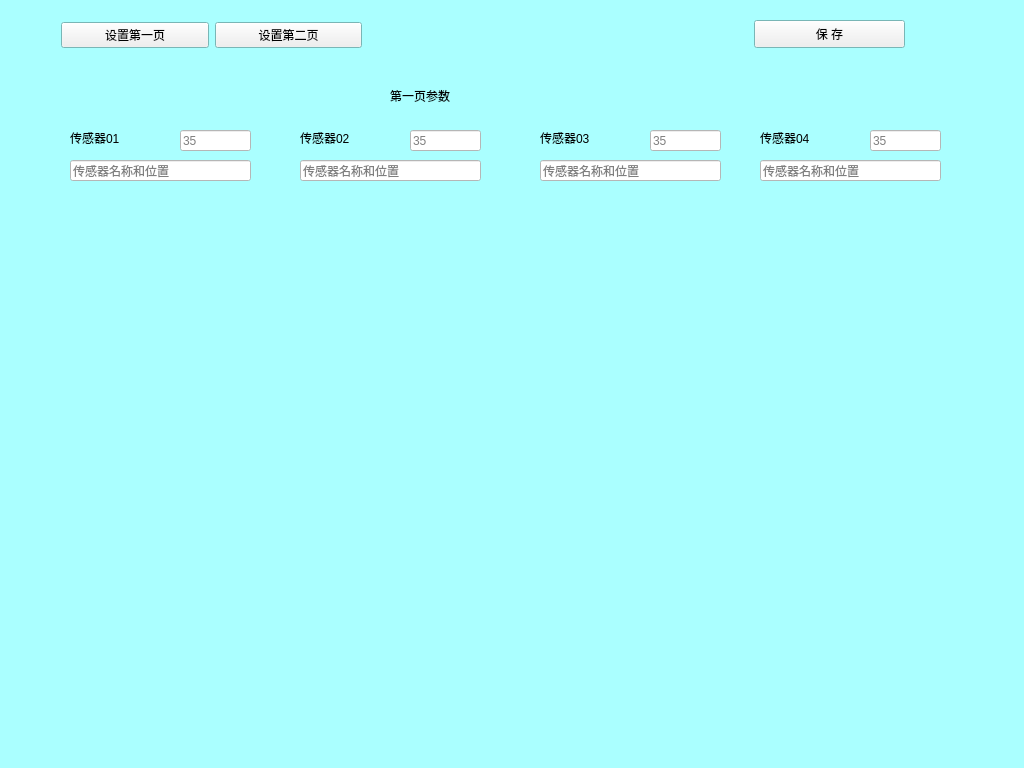
<?xml version="1.0" encoding="UTF-8"?>
<ui version="4.0">
 <class>settingForm</class>
 <widget class="QWidget" name="settingForm">
  <property name="geometry">
   <rect>
    <x>0</x>
    <y>0</y>
    <width>1024</width>
    <height>768</height>
   </rect>
  </property>
  <property name="palette">
   <palette>
    <active>
     <colorrole role="Base">
      <brush brushstyle="SolidPattern">
       <color alpha="255">
        <red>255</red>
        <green>255</green>
        <blue>255</blue>
       </color>
      </brush>
     </colorrole>
     <colorrole role="Window">
      <brush brushstyle="SolidPattern">
       <color alpha="255">
        <red>170</red>
        <green>255</green>
        <blue>255</blue>
       </color>
      </brush>
     </colorrole>
    </active>
    <inactive>
     <colorrole role="Base">
      <brush brushstyle="SolidPattern">
       <color alpha="255">
        <red>255</red>
        <green>255</green>
        <blue>255</blue>
       </color>
      </brush>
     </colorrole>
     <colorrole role="Window">
      <brush brushstyle="SolidPattern">
       <color alpha="255">
        <red>170</red>
        <green>255</green>
        <blue>255</blue>
       </color>
      </brush>
     </colorrole>
    </inactive>
    <disabled>
     <colorrole role="Base">
      <brush brushstyle="SolidPattern">
       <color alpha="255">
        <red>170</red>
        <green>255</green>
        <blue>255</blue>
       </color>
      </brush>
     </colorrole>
     <colorrole role="Window">
      <brush brushstyle="SolidPattern">
       <color alpha="255">
        <red>170</red>
        <green>255</green>
        <blue>255</blue>
       </color>
      </brush>
     </colorrole>
    </disabled>
   </palette>
  </property>
  <property name="windowTitle">
   <string>Form</string>
  </property>
  <property name="toolTip">
   <string comment="3" extracomment="4"/>
  </property>
  <widget class="QStackedWidget" name="stackedWidget">
   <property name="geometry">
    <rect>
     <x>10</x>
     <y>60</y>
     <width>991</width>
     <height>701</height>
    </rect>
   </property>
   <property name="palette">
    <palette>
     <active>
      <colorrole role="Base">
       <brush brushstyle="SolidPattern">
        <color alpha="255">
         <red>255</red>
         <green>255</green>
         <blue>255</blue>
        </color>
       </brush>
      </colorrole>
      <colorrole role="Window">
       <brush brushstyle="SolidPattern">
        <color alpha="255">
         <red>255</red>
         <green>255</green>
         <blue>255</blue>
        </color>
       </brush>
      </colorrole>
     </active>
     <inactive>
      <colorrole role="Base">
       <brush brushstyle="SolidPattern">
        <color alpha="255">
         <red>255</red>
         <green>255</green>
         <blue>255</blue>
        </color>
       </brush>
      </colorrole>
      <colorrole role="Window">
       <brush brushstyle="SolidPattern">
        <color alpha="255">
         <red>255</red>
         <green>255</green>
         <blue>255</blue>
        </color>
       </brush>
      </colorrole>
     </inactive>
     <disabled>
      <colorrole role="Base">
       <brush brushstyle="SolidPattern">
        <color alpha="255">
         <red>255</red>
         <green>255</green>
         <blue>255</blue>
        </color>
       </brush>
      </colorrole>
      <colorrole role="Window">
       <brush brushstyle="SolidPattern">
        <color alpha="255">
         <red>255</red>
         <green>255</green>
         <blue>255</blue>
        </color>
       </brush>
      </colorrole>
     </disabled>
    </palette>
   </property>
   <property name="toolTip">
    <string/>
   </property>
   <property name="currentIndex">
    <number>0</number>
   </property>
   <widget class="QWidget" name="page_1">
    <property name="palette">
     <palette>
      <active>
       <colorrole role="Base">
        <brush brushstyle="SolidPattern">
         <color alpha="255">
          <red>255</red>
          <green>255</green>
          <blue>255</blue>
         </color>
        </brush>
       </colorrole>
       <colorrole role="Window">
        <brush brushstyle="SolidPattern">
         <color alpha="255">
          <red>255</red>
          <green>255</green>
          <blue>255</blue>
         </color>
        </brush>
       </colorrole>
      </active>
      <inactive>
       <colorrole role="Base">
        <brush brushstyle="SolidPattern">
         <color alpha="255">
          <red>255</red>
          <green>255</green>
          <blue>255</blue>
         </color>
        </brush>
       </colorrole>
       <colorrole role="Window">
        <brush brushstyle="SolidPattern">
         <color alpha="255">
          <red>255</red>
          <green>255</green>
          <blue>255</blue>
         </color>
        </brush>
       </colorrole>
      </inactive>
      <disabled>
       <colorrole role="Base">
        <brush brushstyle="SolidPattern">
         <color alpha="255">
          <red>255</red>
          <green>255</green>
          <blue>255</blue>
         </color>
        </brush>
       </colorrole>
       <colorrole role="Window">
        <brush brushstyle="SolidPattern">
         <color alpha="255">
          <red>255</red>
          <green>255</green>
          <blue>255</blue>
         </color>
        </brush>
       </colorrole>
      </disabled>
     </palette>
    </property>
    <widget class="QLabel" name="label_page1">
     <property name="geometry">
      <rect>
       <x>380</x>
       <y>20</y>
       <width>81</width>
       <height>31</height>
      </rect>
     </property>
     <property name="text">
      <string>第一页参数</string>
     </property>
    </widget>
    <widget class="QLineEdit" name="lineEdit_A11">
     <property name="geometry">
      <rect>
       <x>290</x>
       <y>100</y>
       <width>181</width>
       <height>21</height>
      </rect>
     </property>
     <property name="text">
      <string/>
     </property>
     <property name="placeholderText">
      <string>传感器名称和位置</string>
     </property>
    </widget>
    <widget class="QLabel" name="label_01">
     <property name="geometry">
      <rect>
       <x>60</x>
       <y>70</y>
       <width>101</width>
       <height>16</height>
      </rect>
     </property>
     <property name="text">
      <string>传感器01</string>
     </property>
    </widget>
    <widget class="QLineEdit" name="lineEdit_11">
     <property name="geometry">
      <rect>
       <x>400</x>
       <y>70</y>
       <width>71</width>
       <height>21</height>
      </rect>
     </property>
     <property name="text">
      <string/>
     </property>
     <property name="placeholderText">
      <string>35</string>
     </property>
    </widget>
    <widget class="QLineEdit" name="lineEdit_10">
     <property name="geometry">
      <rect>
       <x>170</x>
       <y>70</y>
       <width>71</width>
       <height>21</height>
      </rect>
     </property>
     <property name="text">
      <string/>
     </property>
     <property name="placeholderText">
      <string>35</string>
     </property>
    </widget>
    <widget class="QLineEdit" name="lineEdit_A10">
     <property name="geometry">
      <rect>
       <x>60</x>
       <y>100</y>
       <width>181</width>
       <height>21</height>
      </rect>
     </property>
     <property name="text">
      <string/>
     </property>
     <property name="placeholderText">
      <string>传感器名称和位置</string>
     </property>
    </widget>
    <widget class="QLabel" name="label_02">
     <property name="geometry">
      <rect>
       <x>290</x>
       <y>70</y>
       <width>101</width>
       <height>16</height>
      </rect>
     </property>
     <property name="text">
      <string>传感器02</string>
     </property>
    </widget>
    <widget class="QLineEdit" name="lineEdit_A12">
     <property name="geometry">
      <rect>
       <x>530</x>
       <y>100</y>
       <width>181</width>
       <height>21</height>
      </rect>
     </property>
     <property name="text">
      <string/>
     </property>
     <property name="placeholderText">
      <string>传感器名称和位置</string>
     </property>
    </widget>
    <widget class="QLineEdit" name="lineEdit_A13">
     <property name="geometry">
      <rect>
       <x>750</x>
       <y>100</y>
       <width>181</width>
       <height>21</height>
      </rect>
     </property>
     <property name="text">
      <string/>
     </property>
     <property name="placeholderText">
      <string>传感器名称和位置</string>
     </property>
    </widget>
    <widget class="QLineEdit" name="lineEdit_12">
     <property name="geometry">
      <rect>
       <x>640</x>
       <y>70</y>
       <width>71</width>
       <height>21</height>
      </rect>
     </property>
     <property name="text">
      <string/>
     </property>
     <property name="placeholderText">
      <string>35</string>
     </property>
    </widget>
    <widget class="QLabel" name="label_03">
     <property name="geometry">
      <rect>
       <x>530</x>
       <y>70</y>
       <width>101</width>
       <height>16</height>
      </rect>
     </property>
     <property name="text">
      <string>传感器03</string>
     </property>
    </widget>
    <widget class="QLabel" name="label_04">
     <property name="geometry">
      <rect>
       <x>750</x>
       <y>70</y>
       <width>101</width>
       <height>16</height>
      </rect>
     </property>
     <property name="text">
      <string>传感器04</string>
     </property>
    </widget>
    <widget class="QLineEdit" name="lineEdit_13">
     <property name="geometry">
      <rect>
       <x>860</x>
       <y>70</y>
       <width>71</width>
       <height>21</height>
      </rect>
     </property>
     <property name="text">
      <string/>
     </property>
     <property name="placeholderText">
      <string>35</string>
     </property>
    </widget>
   </widget>
   <widget class="QWidget" name="page_2">
    <widget class="QLabel" name="label_page2">
     <property name="geometry">
      <rect>
       <x>380</x>
       <y>20</y>
       <width>81</width>
       <height>31</height>
      </rect>
     </property>
     <property name="text">
      <string>第二页参数</string>
     </property>
    </widget>
   </widget>
  </widget>
  <widget class="QPushButton" name="saveButton">
   <property name="geometry">
    <rect>
     <x>754</x>
     <y>20</y>
     <width>151</width>
     <height>28</height>
    </rect>
   </property>
   <property name="text">
    <string>保 存</string>
   </property>
  </widget>
  <widget class="QWidget" name="layoutWidget">
   <property name="geometry">
    <rect>
     <x>61</x>
     <y>20</y>
     <width>301</width>
     <height>30</height>
    </rect>
   </property>
   <layout class="QHBoxLayout" name="horizontalLayout">
    <item>
     <widget class="QPushButton" name="settionButton_1">
      <property name="text">
       <string>设置第一页</string>
      </property>
     </widget>
    </item>
    <item>
     <widget class="QPushButton" name="settionButton_2">
      <property name="text">
       <string>设置第二页</string>
      </property>
     </widget>
    </item>
   </layout>
  </widget>
 </widget>
 <resources/>
 <connections>
  <connection>
   <sender>settionButton_1</sender>
   <signal>clicked()</signal>
   <receiver>settingForm</receiver>
   <slot>settingselect1()</slot>
   <hints>
    <hint type="sourcelabel">
     <x>99</x>
     <y>51</y>
    </hint>
    <hint type="destinationlabel">
     <x>96</x>
     <y>250</y>
    </hint>
   </hints>
  </connection>
  <connection>
   <sender>settionButton_2</sender>
   <signal>clicked()</signal>
   <receiver>settingForm</receiver>
   <slot>settingselect2()</slot>
   <hints>
    <hint type="sourcelabel">
     <x>78</x>
     <y>86</y>
    </hint>
    <hint type="destinationlabel">
     <x>74</x>
     <y>313</y>
    </hint>
   </hints>
  </connection>
  <connection>
   <sender>saveButton</sender>
   <signal>clicked()</signal>
   <receiver>settingForm</receiver>
   <slot>saveSetting()</slot>
   <hints>
    <hint type="sourcelabel">
     <x>51</x>
     <y>115</y>
    </hint>
    <hint type="destinationlabel">
     <x>45</x>
     <y>382</y>
    </hint>
   </hints>
  </connection>
 </connections>
 <slots>
  <slot>settingselect1()</slot>
  <slot>settingselect2()</slot>
  <slot>saveSetting()</slot>
 </slots>
</ui>
